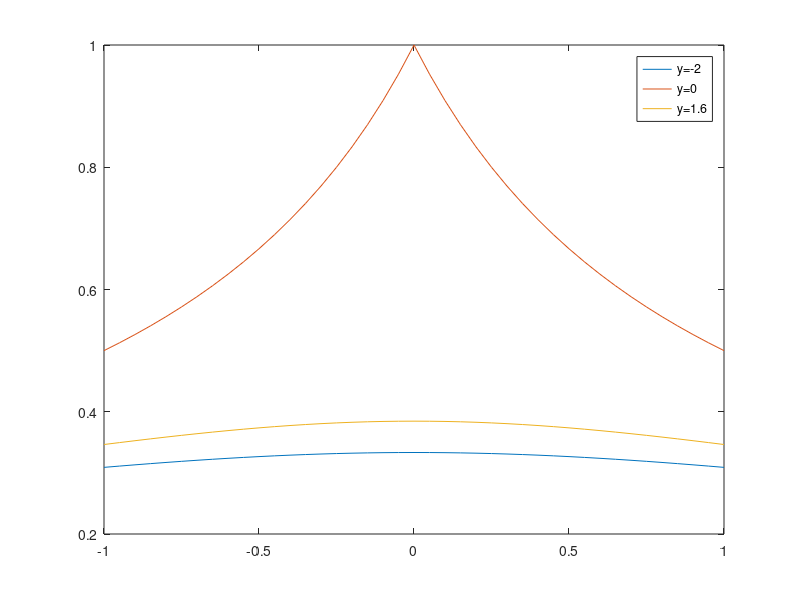

Recreate this plot in MATLAB.
x=[-1:0.05:1];
y=[-2:0.05:2];
[X,Y]=meshgrid(x,y);
fxy=1./(1+(X.^2+Y.^2).^0.5);
figure;
mesh(X,Y,fxy);
xlabel('x axis');
ylabel('y axis');
zlabel('f_{xy}');
[r,c]=find(y==-2);
i=fxy(c,:);
j=X(c,:);
plot(j,i);
hold all;
[r,c]=find(y==-0);
i=fxy(c,:);
j=X(c,:);
plot(j,i);
hold all;
[r,c]=find(y==-1.6);
i=fxy(c,:);
j=X(c,:);
plot(j,i);
axis([-1 1 0.2 1]);
legend('y=-2','y=0','y=1.6');